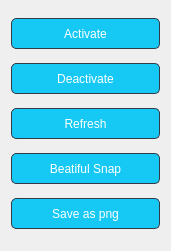
                        <widget class="QWidget" name="gridLayoutWidget_6">
                         <property name="geometry">
                          <rect>
                           <x>11</x>
                           <y>50</y>
                           <width>151</width>
                           <height>251</height>
                          </rect>
                         </property>
                         <layout class="QVBoxLayout" name="verticalLayout_19">
                          <item>
                           <widget class="QPushButton" name="activate_pymol_navigation">
                            <property name="sizePolicy">
                             <sizepolicy hsizetype="Preferred" vsizetype="Fixed">
                              <horstretch>0</horstretch>
                              <verstretch>0</verstretch>
                             </sizepolicy>
                            </property>
                            <property name="minimumSize">
                             <size>
                              <width>149</width>
                              <height>33</height>
                             </size>
                            </property>
                            <property name="maximumSize">
                             <size>
                              <width>110</width>
                              <height>33</height>
                             </size>
                            </property>
                            <property name="font">
                             <font>
                              <family>Segoe UI</family>
                              <pointsize>9</pointsize>
                             </font>
                            </property>
                            <property name="styleSheet">
                             <string notr="true">            QPushButton 
            {
                color: white; 
                border: 2px solid rgb(52, 59, 72); 
                border-radius: 5px; 
                background-color:  rgb(22, 200, 244); 
                margin-top:1px; 
                margin-bottom: 1px; 
                border-width: 1px; 
                padding: 5px; 
                outline: none;
            }

            QPushButton:hover 
            { 
                background-color: rgb(255, 17, 100); 
                border: 2px solid rgb(61, 70, 86);
            }

            QPushButton:pressed 
            { 
                background-color:  rgb(15, 133, 163); 
                border: 2px solid rgb(43, 50, 61);
            }</string>
                            </property>
                            <property name="text">
                             <string>Activate</string>
                            </property>
                            <property name="icon">
                             <iconset resource="icons_path.qrc">
                              <normaloff>:/24x24/icons/24x24/cil-cursor.png</normaloff>:/24x24/icons/24x24/cil-cursor.png</iconset>
                            </property>
                           </widget>
                          </item>
                          <item>
                           <widget class="QPushButton" name="deactivate_pymol_navigation">
                            <property name="sizePolicy">
                             <sizepolicy hsizetype="Preferred" vsizetype="Fixed">
                              <horstretch>0</horstretch>
                              <verstretch>0</verstretch>
                             </sizepolicy>
                            </property>
                            <property name="minimumSize">
                             <size>
                              <width>149</width>
                              <height>33</height>
                             </size>
                            </property>
                            <property name="maximumSize">
                             <size>
                              <width>110</width>
                              <height>33</height>
                             </size>
                            </property>
                            <property name="font">
                             <font>
                              <family>Segoe UI</family>
                              <pointsize>9</pointsize>
                             </font>
                            </property>
                            <property name="styleSheet">
                             <string notr="true">            QPushButton 
            {
                color: white; 
                border: 2px solid rgb(52, 59, 72); 
                border-radius: 5px; 
                background-color:  rgb(22, 200, 244); 
                margin-top:1px; 
                margin-bottom: 1px; 
                border-width: 1px; 
                padding: 5px; 
                outline: none;
            }

            QPushButton:hover 
            { 
                background-color: rgb(255, 17, 100); 
                border: 2px solid rgb(61, 70, 86);
            }

            QPushButton:pressed 
            { 
                background-color:  rgb(15, 133, 163); 
                border: 2px solid rgb(43, 50, 61);
            }</string>
                            </property>
                            <property name="text">
                             <string>Deactivate</string>
                            </property>
                            <property name="icon">
                             <iconset resource="icons_path.qrc">
                              <normaloff>:/20x20/icons/20x20/cil-x.png</normaloff>:/20x20/icons/20x20/cil-x.png</iconset>
                            </property>
                           </widget>
                          </item>
                          <item>
                           <widget class="QPushButton" name="refresh_pushButton">
                            <property name="sizePolicy">
                             <sizepolicy hsizetype="Preferred" vsizetype="Fixed">
                              <horstretch>0</horstretch>
                              <verstretch>0</verstretch>
                             </sizepolicy>
                            </property>
                            <property name="minimumSize">
                             <size>
                              <width>149</width>
                              <height>33</height>
                             </size>
                            </property>
                            <property name="maximumSize">
                             <size>
                              <width>110</width>
                              <height>33</height>
                             </size>
                            </property>
                            <property name="font">
                             <font>
                              <family>Segoe UI</family>
                              <pointsize>9</pointsize>
                             </font>
                            </property>
                            <property name="styleSheet">
                             <string notr="true">            QPushButton 
            {
                color: white; 
                border: 2px solid rgb(52, 59, 72); 
                border-radius: 5px; 
                background-color:  rgb(22, 200, 244); 
                margin-top:1px; 
                margin-bottom: 1px; 
                border-width: 1px; 
                padding: 5px; 
                outline: none;
            }

            QPushButton:hover 
            { 
                background-color: rgb(255, 17, 100); 
                border: 2px solid rgb(61, 70, 86);
            }

            QPushButton:pressed 
            { 
                background-color:  rgb(15, 133, 163); 
                border: 2px solid rgb(43, 50, 61);
            }</string>
                            </property>
                            <property name="text">
                             <string>Refresh</string>
                            </property>
                            <property name="icon">
                             <iconset resource="icons_path.qrc">
                              <normaloff>:/16x16/icons/16x16/cil-reload.png</normaloff>:/16x16/icons/16x16/cil-reload.png</iconset>
                            </property>
                           </widget>
                          </item>
                          <item>
                           <widget class="QPushButton" name="ss_beatiful_snapshoot">
                            <property name="sizePolicy">
                             <sizepolicy hsizetype="Preferred" vsizetype="Fixed">
                              <horstretch>0</horstretch>
                              <verstretch>0</verstretch>
                             </sizepolicy>
                            </property>
                            <property name="minimumSize">
                             <size>
                              <width>149</width>
                              <height>33</height>
                             </size>
                            </property>
                            <property name="maximumSize">
                             <size>
                              <width>110</width>
                              <height>33</height>
                             </size>
                            </property>
                            <property name="font">
                             <font>
                              <family>Segoe UI</family>
                              <pointsize>9</pointsize>
                             </font>
                            </property>
                            <property name="styleSheet">
                             <string notr="true">            QPushButton 
            {
                color: white; 
                border: 2px solid rgb(52, 59, 72); 
                border-radius: 5px; 
                background-color:  rgb(22, 200, 244); 
                margin-top:1px; 
                margin-bottom: 1px; 
                border-width: 1px; 
                padding: 5px; 
                outline: none;
            }

            QPushButton:hover 
            { 
                background-color: rgb(255, 17, 100); 
                border: 2px solid rgb(61, 70, 86);
            }

            QPushButton:pressed 
            { 
                background-color:  rgb(15, 133, 163); 
                border: 2px solid rgb(43, 50, 61);
            }</string>
                            </property>
                            <property name="text">
                             <string>Beatiful Snap</string>
                            </property>
                            <property name="icon">
                             <iconset resource="icons_path.qrc">
                              <normaloff>:/16x16/icons/16x16/cil-camera.png</normaloff>:/16x16/icons/16x16/cil-camera.png</iconset>
                            </property>
                           </widget>
                          </item>
                          <item>
                           <widget class="QPushButton" name="save_as_png_pushButton">
                            <property name="sizePolicy">
                             <sizepolicy hsizetype="Preferred" vsizetype="Fixed">
                              <horstretch>0</horstretch>
                              <verstretch>0</verstretch>
                             </sizepolicy>
                            </property>
                            <property name="minimumSize">
                             <size>
                              <width>149</width>
                              <height>33</height>
                             </size>
                            </property>
                            <property name="maximumSize">
                             <size>
                              <width>110</width>
                              <height>33</height>
                             </size>
                            </property>
                            <property name="font">
                             <font>
                              <family>Segoe UI</family>
                              <pointsize>9</pointsize>
                             </font>
                            </property>
                            <property name="styleSheet">
                             <string notr="true">            QPushButton 
            {
                color: white; 
                border: 2px solid rgb(52, 59, 72); 
                border-radius: 5px; 
                background-color:  rgb(22, 200, 244); 
                margin-top:1px; 
                margin-bottom: 1px; 
                border-width: 1px; 
                padding: 5px; 
                outline: none;
            }

            QPushButton:hover 
            { 
                background-color: rgb(255, 17, 100); 
                border: 2px solid rgb(61, 70, 86);
            }

            QPushButton:pressed 
            { 
                background-color:  rgb(15, 133, 163); 
                border: 2px solid rgb(43, 50, 61);
            }</string>
                            </property>
                            <property name="text">
                             <string>Save as png</string>
                            </property>
                            <property name="icon">
                             <iconset resource="icons_path.qrc">
                              <normaloff>:/16x16/icons/16x16/cil-data-transfer-down.png</normaloff>:/16x16/icons/16x16/cil-data-transfer-down.png</iconset>
                            </property>
                           </widget>
                          </item>
                         </layout>
                        </widget>
